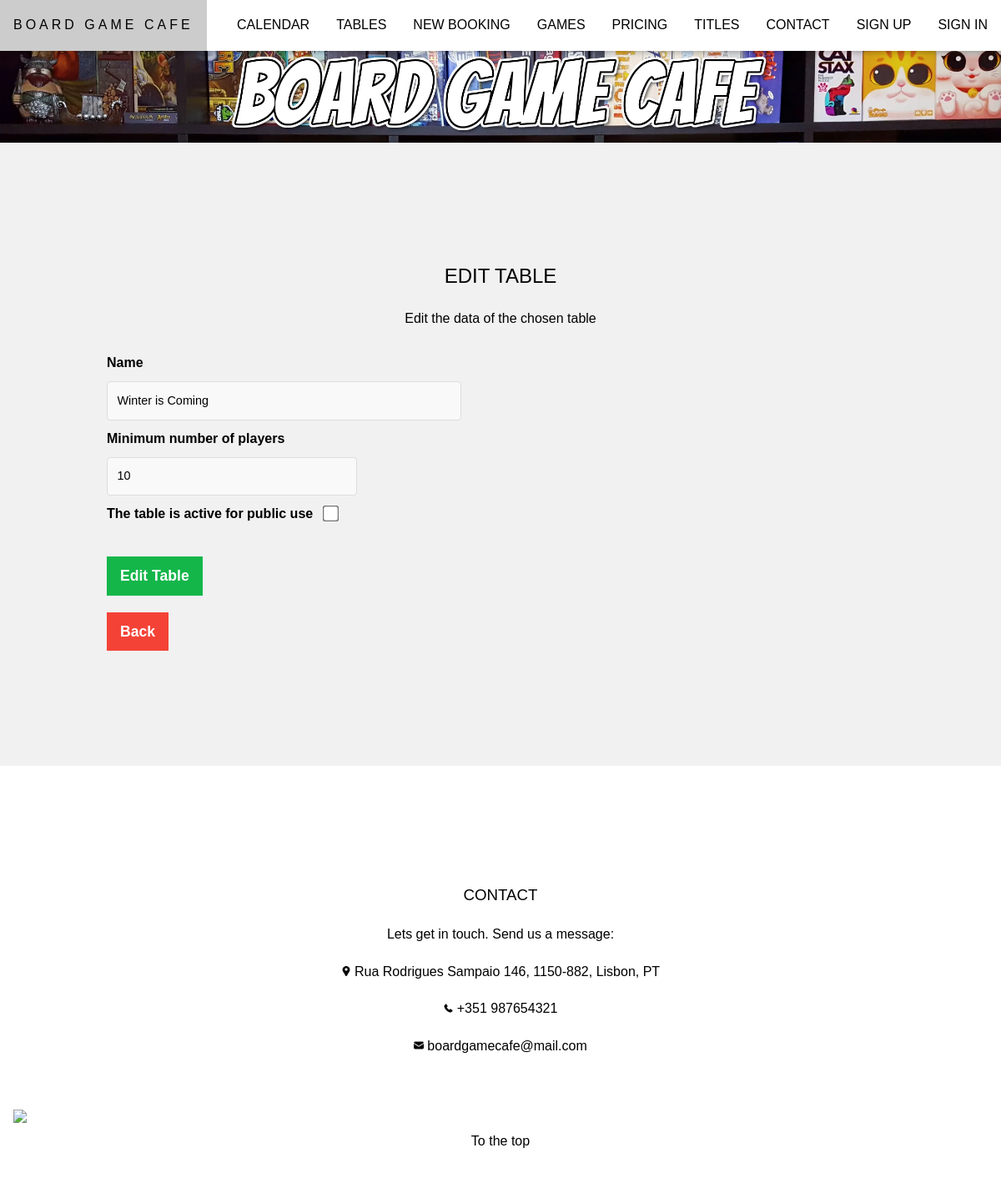
Before: /boardgamecafe/edittable/1 with the older database file.
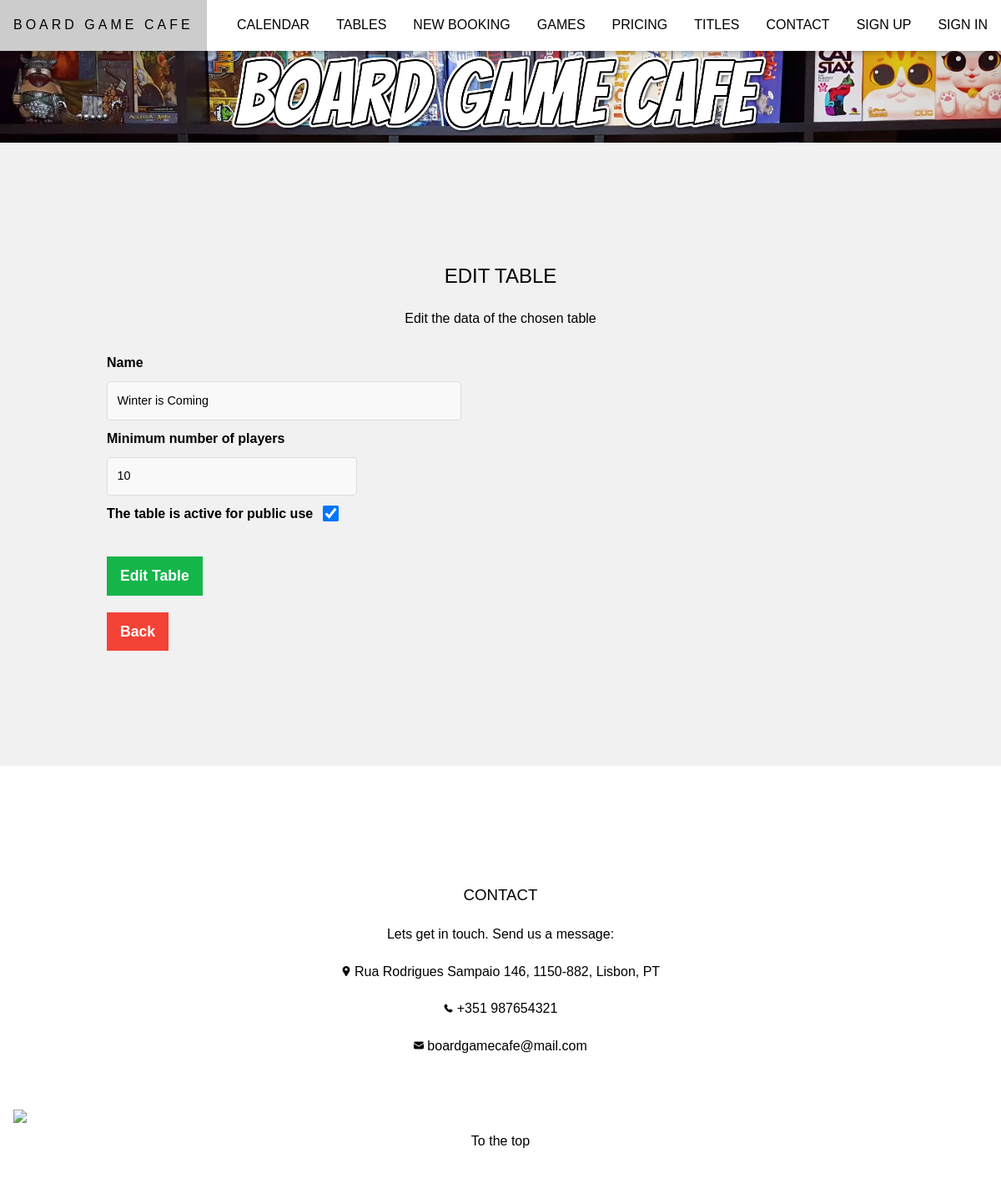
After: the same page with the newer database file.
### boardgamecafe/models.py (models this page shows)
class Table(models.Model):
    name = models.CharField(max_length=50)
    capacity = models.IntegerField(validators=[MinValueValidator(0)])
    log_is_active = models.BooleanField()
    log_date_created = models.DateTimeField()
    log_date_last_update = models.DateTimeField()

### boardgamecafe/views.py (the view, shortened to what this page needs)
# urls.py: path('edittable/<int:table_id>', views.edittable, name='edittable'),
def edittable(request, table_id):
    table = get_object_or_404(Table, pk=table_id)
    if not request.method == 'POST':
        return render(request, 'boardgamecafe/managetable.html', {'table': table, })

### boardgamecafe/templates/boardgamecafe/managetable.html (shortened to what this page needs)
{% extends "boardgamecafe/template.html" %}
{% load static %}
{% block content %}
    <section class="w3-light-grey w3-center" style="padding:128px">
        {% if table %}
            <h1>EDIT TABLE</h1>
            <p> Edit the data of the chosen table </p>
        {% else %}
            <h1>ADD NEW TABLE</h1>
            <p> Fill in the data regarding the new table to be added </p>
        {% endif %}
        <form class="form_crude"
              {% if table %}
                action="{% url 'boardgamecafe:edittable' table.id %}"
              {% else %}
                action="{% url 'boardgamecafe:addtable' %}"
              {% endif %}
              method="POST">
            <div class="form_crude_item">
                <label for="name" class="form_crude_label">Name</label>
                <input type="text" maxlength="50" class="form_crude_input" name="name" id="name" placeholder="Enter the table name" required
                {% if table %}
                    value="{{ table.name }}"
                {% endif %}>
            </div>
            <div class="form_crude_item">
                <label for="capacity" class="form_crude_label">Minimum number of players</label>
                <input type="number" class="form_crude_input form_crude_input--small" name="capacity" id="capacity" min="1" max="99" placeholder="Enter table capacity (Max. 99)" required
                {% if table %}
                    value="{{ table.capacity }}"
                {% endif %}>
            </div>
            <div class="form_crude_item form_crude_item_checkbox">
                <label for="log_is_active" class="form_crude_label">The table is active for public use</label>
                <input type="checkbox" name="log_is_active" id="log_is_active"
                {% if table %}
                    {%  if table.log_is_active %}
                        checked
                    {% endif %}
                {% endif %}>
            </div>
            <div class="form_crude_item">
                <button class="form_crude_btn w3-button" type="submit">
                    {% if table %}
                        Edit Table
                    {% else %}
                        Add Table
                    {% endif %}
                </button>
                <input class="form_crude_btn w3-button w3-red" type="button" value="Back" onclick="history.back()">
            </div>
        </form>
    </section>
{% endblock %}

Changed rows visible on the page:
changed Table "Winter is Coming": log_is_active "☐" → "☑"
